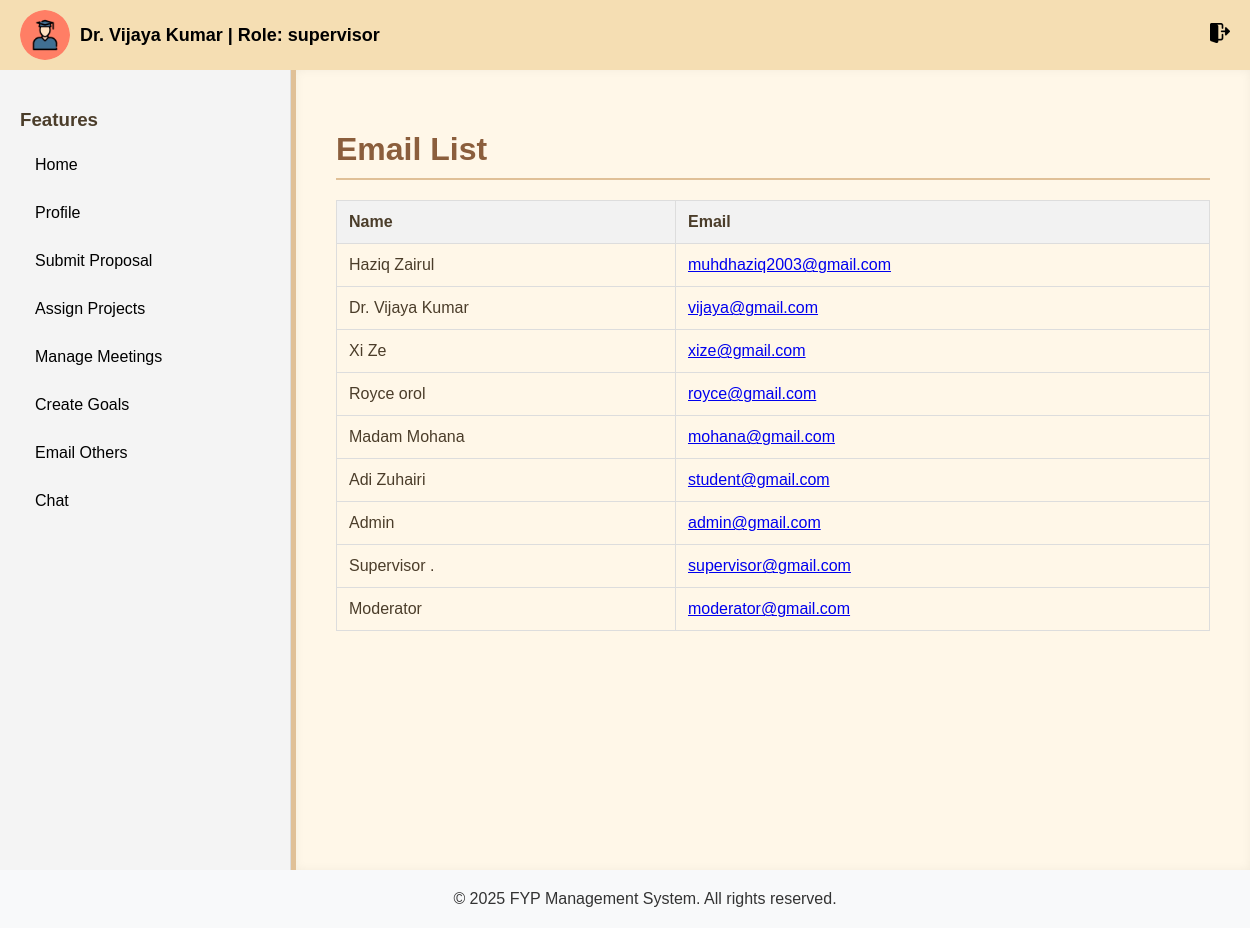
The app's page /email.php (signed in) with its own data.
### tables this page shows
CREATE TABLE `users` (
  `id` int(11) NOT NULL,
  `first_name` varchar(255) NOT NULL,
  `last_name` varchar(255) NOT NULL,
  `email` varchar(255) NOT NULL,
  `student_id` varchar(255) NOT NULL,
  `password` varchar(255) NOT NULL,
  `role` enum('student','moderator','admin','supervisor') NOT NULL DEFAULT 'student',
  `created_at` timestamp NOT NULL DEFAULT current_timestamp(),
  `status` enum('active','suspended') DEFAULT 'active'
);

### email.php (the view, shortened to what this page needs)
<?php
include 'db_connection.php';
$query = "SELECT email, first_name, last_name FROM users";
$result = $conn->query($query);
$users = $result->fetch_all(MYSQLI_ASSOC);
?>
<!DOCTYPE html>
<html lang="en">
<head>
    <link rel="stylesheet" href="css/dashboard.css">
    <link rel="stylesheet" href="css/header.css">
</head>
<body>
    <?php include 'includes/header.php'; ?>
    <div class="dashboard-container">
        <?php include 'includes/sidebar.php'; ?>
        <div class="dashboard-main">
            <h1>Email List</h1>
            <?php if (!empty($users)): ?>
                <table>
                    <thead>
                        <tr>
                            <th>Name</th>
                            <th>Email</th>
                        </tr>
                    </thead>
                    <tbody>
                        <?php foreach ($users as $user): ?>
                            <tr>
                                <td><?= htmlspecialchars($user['first_name'] . ' ' . $user['last_name']); ?></td>
                                <td>
                                    <a href="https://mail.google.com/mail/?view=cm&fs=1&to=<?= urlencode($user['email']); ?>" target="_blank">
                                        <?= htmlspecialchars($user['email']); ?>
                                    </a>
                                </td>
                            </tr>
                        <?php endforeach; ?>
                    </tbody>
                </table>
            <?php else: ?>
                <p>No users found.</p>
            <?php endif; ?>
        </div>
    </div>
    <?php include 'includes/footer.php'; ?>
</body>
</html>

### css/dashboard.css (style rules this page uses)
body, html { margin: 0; padding: 0; min-height: 100vh; display: flex; flex-direction: column; }
.dashboard-container { display: flex; flex: 1; min-height: 0; }
.dashboard-main { flex: 1; padding: 20px; overflow-y: auto; }
html, body { margin: 0; padding: 0; height: 100%; display: flex; flex-direction: column; }
.dashboard-main { flex: 1; padding: 20px; }
.dashboard-main h1 { margin-bottom: 20px; }
body { font-family: Arial, sans-serif; margin: 0; padding: 0; background-color: #fdf5e6; color: #4b3d2a; }
.dashboard-container { display: flex; min-height: 100vh; }
.dashboard-main { flex: 1; padding: 40px; background-color: #fff7e8; border-left: 5px solid #e0c097; box-shadow: inset 0 0 10px rgba(0, 0, 0, 0.05); }
.dashboard-main h1 { color: #8b5e3c; border-bottom: 2px solid #e0c097; padding-bottom: 10px; margin-bottom: 20px; }

### css/header.css (style rules this page uses)
body { margin: 0; font-family: Arial, sans-serif; }

### email.php (style rules this page uses)
table { width: 100%; border-collapse: collapse; margin-top: 20px; }
th, td { padding: 12px; text-align: left; border: 1px solid #ddd; }
th { background-color: #f2f2f2; }

### records on screen
users: first_name+last_name "Haziq Zairul", email "muhdhaziq2003@gmail.com"
users: first_name+last_name "Dr. Vijaya Kumar", email "vijaya@gmail.com"
users: first_name+last_name "Xi Ze", email "xize@gmail.com"
users: first_name+last_name "Royce orol", email "royce@gmail.com"
users: first_name+last_name "Madam Mohana", email "mohana@gmail.com"
users: first_name+last_name "Adi Zuhairi", email "student@gmail.com"
users: first_name+last_name "Admin", email "admin@gmail.com"
users: first_name+last_name "Supervisor .", email "supervisor@gmail.com"
users: first_name+last_name "Moderator", email "moderator@gmail.com"

### other values on screen
$name "Dr. Vijaya Kumar"
$role "supervisor"
